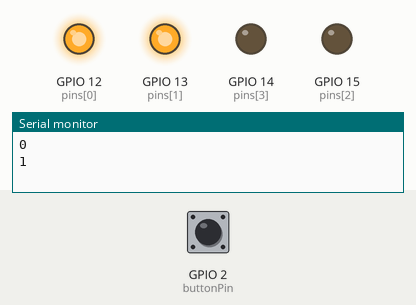
Simulated run of this sketch. Board: ESP32. Shown: output pins drawn as LEDs (lit = HIGH), the last lines printed to the serial monitor. The test bench sets the inputs (shaded band); at power-on: GPIO 2 (buttonPin) LOW.

Above: at 1.2 s.
1.3 s: GPIO 2 (buttonPin) pulled HIGH for 0.15 s
At 1.9 s:
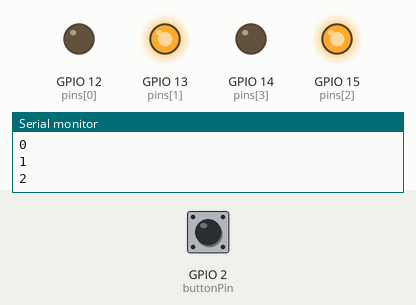
2.9 s: GPIO 2 (buttonPin) pulled HIGH for 1 s
At 4.3 s:
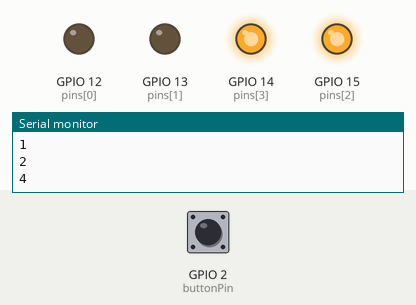
5.4 s: GPIO 2 (buttonPin) pulled HIGH for 0.15 s
At 6.2 s:
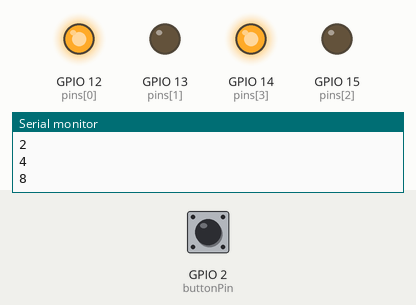
7.0 s: GPIO 2 (buttonPin) pulled HIGH for 3.2 s
At 7.4 s:
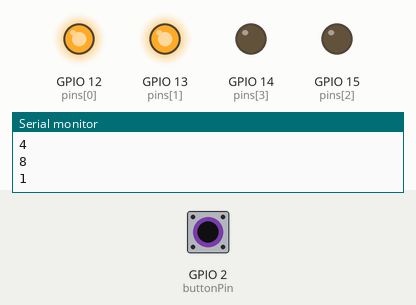
Timing chart, 0 to 10.0 s (numbered marks = the images above; inputs shaded):
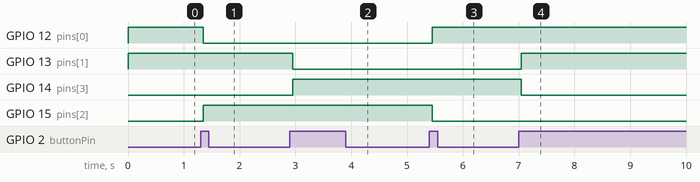

Measured:
- after the input at 1.3 s, GPIO 12 (pins[0]): HIGH → LOW after 0.05 s; GPIO 15 (pins[2]): LOW → HIGH after 0.05 s
- after the input at 2.9 s, GPIO 13 (pins[1]): HIGH → LOW after 0.05 s; GPIO 14 (pins[3]): LOW → HIGH after 0.05 s
- after the input at 5.4 s, GPIO 12 (pins[0]): LOW → HIGH after 0.05 s; GPIO 15 (pins[2]): HIGH → LOW after 0.05 s
- after the input at 7.0 s, GPIO 13 (pins[1]): LOW → HIGH after 0.05 s; GPIO 14 (pins[3]): HIGH → LOW after 0.05 s

The sketch:

ESP32_sfc_2.ino
```cpp
/*
 * Planning a format for writing sequential program for arduino
 *
 * Use the concept of Sequential Function Chart (SFC)
 * State - Sx
 * Transition - Tx
 *
 * ESP32-CAM
 * Output - Leds ==>  pins[] = {12,13,15,14};
 * Input - momentary push button ==> 2
 *
 * The codes is suitable for other boards with minor changes.
 */

uint16_t state = 0x0000; // upon start-up, all states are zero

// Assigned output pins
// to indicate the state outputs
int pins[] = {12,13,15,14};

// assigned as transition trigger
// example: a pushbutton
const int  buttonPin = 2;

// trial ==> Rising edge detection ==> from StateChangeDetection
int transition = 0;         // current state of the button
int lasttransition = 0;     // previous state of the button

// number of outputs
// for-loop number
int numofpins= sizeof(pins)/sizeof(pins[0]);

void setup() {
Serial.begin(115200); // baudrate set in device manager
Serial.println(state, HEX);

// initialize the button pin as a input:
pinMode(buttonPin, INPUT);

// initialize digital pins as outputs
// pins[] = {12,13,14,15}
for (int i = 0; i < numofpins; i++) {
  pinMode(pins[i],OUTPUT);
}

// State 0 ==> Initialization - all outputs zero
for (int i = 0; i < numofpins; i++) {
  digitalWrite(pins[i],0);
}

state = 0x0001; // raise S1
Serial.println(state, HEX);

// list current states
// just for monitoring.
// ignore if possible
// liststate();

}

void loop() {

// Button rising edge detection
// Adopted from StateChangeDetection.ino
// assume as a sensor input
    transition = digitalRead(buttonPin);

// *************** Transition rung - start ******************
// compare the transition to its previous state
// for neatiness, refer to function
    risingedge();

// *************** Transition rung - end    ******************

// *************** States and outputs - start *****************

    // Update state to designed outputs
    // if S1 true, do the action
    // action ==> 0011
    // int pins[] = {12,13,15,14};
    if (bitRead(state, 0)== 1){
      // actions
      digitalWrite(pins[0],bitRead(state, 0));
      digitalWrite(pins[1],bitRead(state, 0));
      digitalWrite(pins[2],0);
      digitalWrite(pins[3],0);
    }

    // if S2 true, do the action
    // action ==> 0110
    if (bitRead(state, 1)== 1){
      digitalWrite(pins[0],0);
      digitalWrite(pins[1],bitRead(state, 1));
      digitalWrite(pins[2],bitRead(state, 1));
      digitalWrite(pins[3],0);
    }

    // if S3 true, do the action
    // action ==> 1100
    if (bitRead(state, 2)== 1){
      digitalWrite(pins[0],0);
      digitalWrite(pins[1],0);
      digitalWrite(pins[2],bitRead(state, 2));
      digitalWrite(pins[3],bitRead(state, 2));
    }

    // if S4 true, do the action
    // action ==> 1001
    if (bitRead(state, 3)== 1){
      digitalWrite(pins[0],bitRead(state, 3));
      digitalWrite(pins[1],0);
      digitalWrite(pins[2],0);
      digitalWrite(pins[3],bitRead(state, 3));
    }

}


// ***************** functions *************************
// detect rising edge of a transition trigger
void risingedge(){

  if (transition != lasttransition) {

// Transition
// At each state, change state if transition is triggered
// rising edge only
    // S1 ON and T2 triggered  ==> transition to S2
    if (bitRead(state, 0)== 1 && transition == HIGH ) {
      state = state << 1;   // state shift
      Serial.println(state, HEX);
      goto endloop;  // jump out of the rest of if-statement
    }
    //S2 ON and T3 triggered ==> transition to S3
    if (bitRead(state, 1)== 1 && transition == HIGH ) {
      state = state << 1;   // state shift
      Serial.println(state, HEX);
      goto endloop;  // jump out of the rest of if-statement
    }

    //S3 ON and T4 triggered ==> transition to S4
    // loop state to S1
    if (bitRead(state, 2)== 1 && transition == HIGH ) {
      state = state << 1;   // state shift
      Serial.println(state, HEX);
      goto endloop;  // jump out of the rest of if-statement
    }

    //S4 ON and T5 triggered ==> loop to S1
    if (bitRead(state, 3)== 1 && transition == HIGH ) {
      state = 0x0001;
      Serial.println(state, HEX);
      goto endloop;  // jump out of the rest of if-statement
    }
  endloop:

  // Delay a little bit to avoid bouncing
  delay(50);
  }

lasttransition = transition;

}

// for debugging purpose.
// can be ignored once done.
void liststate(){
for (int i = 0; i < 16; i++) {
  bool mybool = bitRead(state, i);
  //Serial.print("State ");
  //Serial.print(i);
  //Serial.print("  == ");
  //Serial.println(mybool);
  //digitalWrite(pins[i],mybool);
}
//Serial.println("***************************");
}
```
